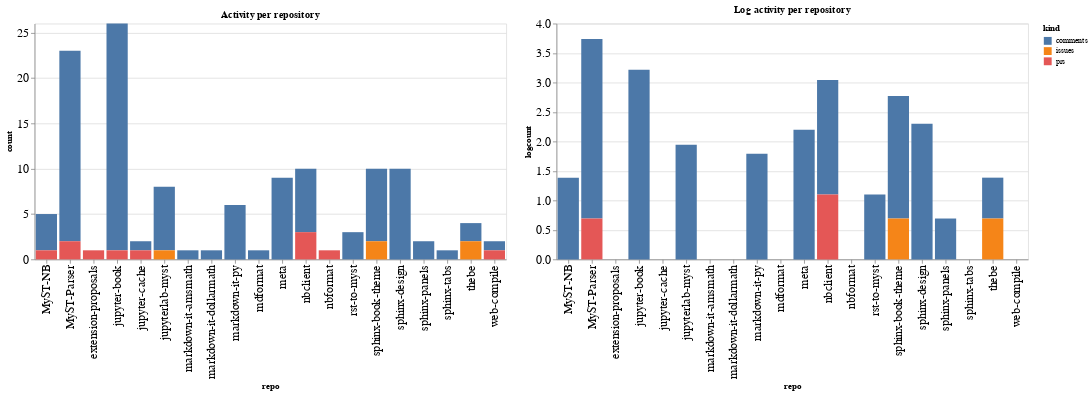

The cell this chart's notebook holds for it:
### Code cell
ch1 = alt.Chart(repo_summaries, width=600, title="Activity per repository").mark_bar().encode(
    x='repo',
    y='count',
    color='kind',
    tooltip="kind"
)

ch2 = alt.Chart(repo_summaries, width=600, title="Log activity per repository").mark_bar().encode(
    x='repo',
    y='logcount',
    color='kind',
    tooltip="kind"
)

ch1 | ch2

### Figure 1 — Vega-Lite specification as saved in the notebook (floating-point values rounded to 4 significant figures)
{"config": {"axisLeft": {"labelFontSize": 15}, "axisBottom": {"labelFontSize": 15}}, "hconcat": [{"mark": "bar", "encoding": {"color": {"type": "nominal", "field": "kind"}, "tooltip": {"type": "nominal", "field": "kind"}, "x": {"type": "nominal", "field": "repo"}, "y": {"type": "quantitative", "field": "count"}}, "title": "Activity per repository", "width": 600}, {"mark": "bar", "encoding": {"color": {"type": "nominal", "field": "kind"}, "tooltip": {"type": "nominal", "field": "kind"}, "x": {"type": "nominal", "field": "repo"}, "y": {"type": "quantitative", "field": "logcount"}}, "title": "Log activity per repository", "width": 600}], "data": {"name": "data-4e7a8085cca354bc5688e4cc7766cea9"}, "$schema": "https://vega.github.io/schema/vega-lite/v4.8.1.json", "datasets": {"data-4e7a8085cca354bc5688e4cc7766cea9": [{"repo": "MyST-NB", "kind": "comments", "count": 4, "logcount": 1.386}, {"repo": "MyST-NB", "kind": "prs", "count": 1, "logcount": 0.0}, {"repo": "MyST-Parser", "kind": "comments", "count": 21, "logcount": 3.045}, {"repo": "MyST-Parser", "kind": "prs", "count": 2, "logcount": 0.6931}, {"repo": "extension-proposals", "kind": "prs", "count": 1, "logcount": 0.0}, {"repo": "jupyter-book", "kind": "comments", "count": 25, "logcount": 3.219}, {"repo": "jupyter-book", "kind": "prs", "count": 1, "logcount": 0.0}, {"repo": "jupyter-cache", "kind": "comments", "count": 1, "logcount": 0.0}, {"repo": "jupyter-cache", "kind": "prs", "count": 1, "logcount": 0.0}, {"repo": "jupyterlab-myst", "kind": "comments", "count": 7, "logcount": 1.946}, {"repo": "jupyterlab-myst", "kind": "issues", "count": 1, "logcount": 0.0}, {"repo": "markdown-it-amsmath", "kind": "comments", "count": 1, "logcount": 0.0}, {"repo": "markdown-it-dollarmath", "kind": "comments", "count": 1, "logcount": 0.0}, {"repo": "markdown-it-py", "kind": "comments", "count": 6, "logcount": 1.792}, {"repo": "mdformat", "kind": "comments", "count": 1, "logcount": 0.0}, {"repo": "meta", "kind": "comments", "count": 9, "logcount": 2.197}, {"repo": "nbclient", "kind": "comments", "count": 7, "logcount": 1.946}, {"repo": "nbclient", "kind": "prs", "count": 3, "logcount": 1.099}, {"repo": "nbformat", "kind": "prs", "count": 1, "logcount": 0.0}, {"repo": "rst-to-myst", "kind": "comments", "count": 3, "logcount": 1.099}, {"repo": "sphinx-book-theme", "kind": "comments", "count": 8, "logcount": 2.079}, {"repo": "sphinx-book-theme", "kind": "issues", "count": 2, "logcount": 0.6931}, {"repo": "sphinx-design", "kind": "comments", "count": 10, "logcount": 2.303}, {"repo": "sphinx-panels", "kind": "comments", "count": 2, "logcount": 0.6931}, {"repo": "sphinx-tabs", "kind": "comments", "count": 1, "logcount": 0.0}, {"repo": "thebe", "kind": "comments", "count": 2, "logcount": 0.6931}, {"repo": "thebe", "kind": "issues", "count": 2, "logcount": 0.6931}, {"repo": "web-compile", "kind": "comments", "count": 1, "logcount": 0.0}, {"repo": "web-compile", "kind": "prs", "count": 1, "logcount": 0.0}]}}
